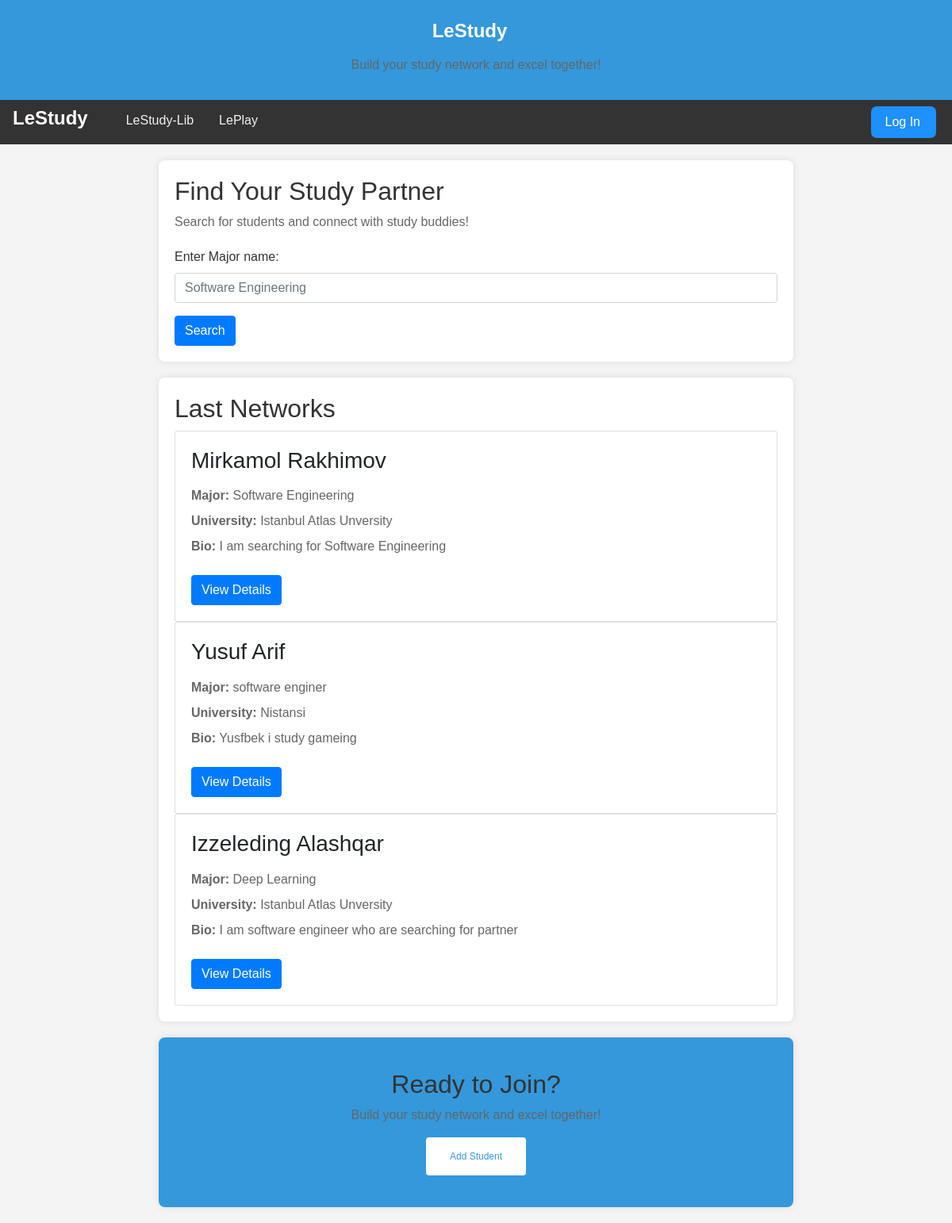
The page / on the database its author committed.
### LetsStudyApp/models.py (models this page shows, shortened)
class Student(models.Model):
    first_name = models.CharField(max_length=100)
    last_name = models.CharField(max_length=100)
    bio = models.TextField(blank=True, null=True)
    phone_number = models.CharField(max_length=20, unique=True)
    university_name = models.CharField(max_length=100)
    university_location = models.CharField(max_length=255)
    major_name = models.CharField(max_length=100)

### LetsStudyApp/views.py (the view)
# urls.py: path('', homeView.as_view(), name='home'),
class homeView(ListView):
    model = Student
    template_name = 'LetsStudyApp/home.html'
    context_object_name = 'students'
    def get_queryset(self):
        query = self.request.GET.get('item_search')
        if query:
            return Student.objects.filter(major_name__icontains=query)
        else:
            return Student.objects.all()

### LetsStudyApp/templates/LetsStudyApp/home.html (shortened to what this page needs)
<!DOCTYPE html>
<html lang="en">
<head>
    <link rel="stylesheet" href="https://stackpath.bootstrapcdn.com/bootstrap/4.3.1/css/bootstrap.min.css">
</head>
<body>
  <header>
    <h1 class="navbar-brand">LeStudy</h1>
    <p>Build your study network and excel together!</p>
  </header>
  <nav>
    <a class="navbar-brand" href="{% url 'home' %}">LeStudy</a>
    <a href="{% url 'library' %}">LeStudy-Lib</a>
    <a href="{% url 'game' %}">LePlay</a>
         {% if user.is_authenticated %}
            <a href="{% url 'logout' %}" style="float: right; background-color: red; padding-left: 10px; margin-right: 10px;" class="button">Log out</a>
             <a href="#"  style="float: right; background-color: dodgerblue; padding-right: 20px; margin-right: 20px;" class="button">Hello <b>{{user.username}}!</b> </a>
          {% else %}
              <a href="{% url 'login' %}" style="float: right; background-color: dodgerblue; padding-right: 20px; margin-right: 20px;" class="button">Log In</a>
           {% endif %}
  </nav>
<section id="search-section" class="fancy-section">
    <div class="fancy-elements">
        <h2>Find Your Study Partner</h2>
        <p>Search for students and connect with study buddies!</p>
        <form action="" method="GET" class="search-form">
            <div class="form-group">
                <label for="search">Enter Major name:</label>
                <input type="text" id="search" name="item_search" class="form-control" placeholder="Software Engineering">
            </div>
            <button type="submit" class="btn btn-primary">Search</button>
        </form>
    </div>
</section>
<section>
  <h2>Last Networks</h2>
    {% for student in students %}
        <div class="card">
            <div class="card-body">
                <h3 class="card-title mb-3">{{ student.first_name }} {{ student.last_name }}</h3>
                <p class="card-text mb-2"><strong>Major:</strong> {{ student.major_name }}</p>
                <p class="card-text mb-2"><strong>University:</strong> {{ student.university_name }}</p>
                <p class="card-text mb-4"><strong>Bio:</strong> {{ student.bio }}</p>
                <a href="{% url 'student_detail' student.id %}" class="btn btn-primary">View Details</a>
            </div>
        </div>
{% endfor %}
</section>
    <section id="add-student-section" class="fancy-section">
  <div class="fancy-elements">
    <h2>Ready to Join?</h2>
    <p>Build your study network and excel together!</p>
    <a href="{% url 'add_student' %}" class="fancy-button">Add Student</a>
  </div>
</section>
</body>
</html>

### LetsStudyApp/templates/LetsStudyApp/home.html (style rules this page uses)
body { font-family: 'Arial', sans-serif; margin: 0; padding: 0; background-color: #f4f4f4; }
header { background-color: #3498db; color: #fff; padding: 1em 0; text-align: center; }
nav { background-color: #333; overflow: hidden; }
nav a { float: left; display: block; color: #f2f2f2; text-align: center; padding: 14px 16px; text-decoration: none; }
.navbar-brand { font-size: 1.5em; font-weight: bold; color: #fff; }
section { max-width: 800px; margin: 20px auto; padding: 20px; background-color: #fff; border-radius: 8px; box-shadow: 0 0 10px rgba(0, 0, 0, 0.1); }
h2 { color: #333; }
p { color: #666; }
.button { display: inline-block; padding: 8px 18px; margin: 8px 0; background-color: #3498db; color: #fff; text-decoration: none; border-radius: 7px; transition: background-color 0.3s ease; }
form { margin-top: 20px; }
label { display: block; margin-bottom: 8px; color: #333; }
input, textarea { width: 100%; padding: 8px; margin-bottom: 16px; box-sizing: border-box; }
#add-student-section { background-color: #3498db; color: #fff; text-align: center; padding: 40px 0; }
.fancy-elements { max-width: 800px; margin: 0 auto; }
.fancy-button { display: inline-block; padding: 15px 30px; background-color: #fff; color: #3498db; text-decoration: none; font-size: 12px; border-radius: 4px; transition: background-color 0.3s ease, color 0.3s ease; }

### rows shown on the page
Student: first_name "Mirkamol", last_name "Rakhimov", major_name "Software Engineering", university_name "Istanbul Atlas Unversity", bio "I am searching for Software Engineering"
Student: first_name "Yusuf", last_name "Arif", major_name "software enginer", university_name "Nistansi", bio "Yusfbek i study gameing"
Student: first_name "Izzeleding", last_name "Alashqar", major_name "Deep Learning", university_name "Istanbul Atlas Unversity", bio "I am software engineer who are searching for partner"
